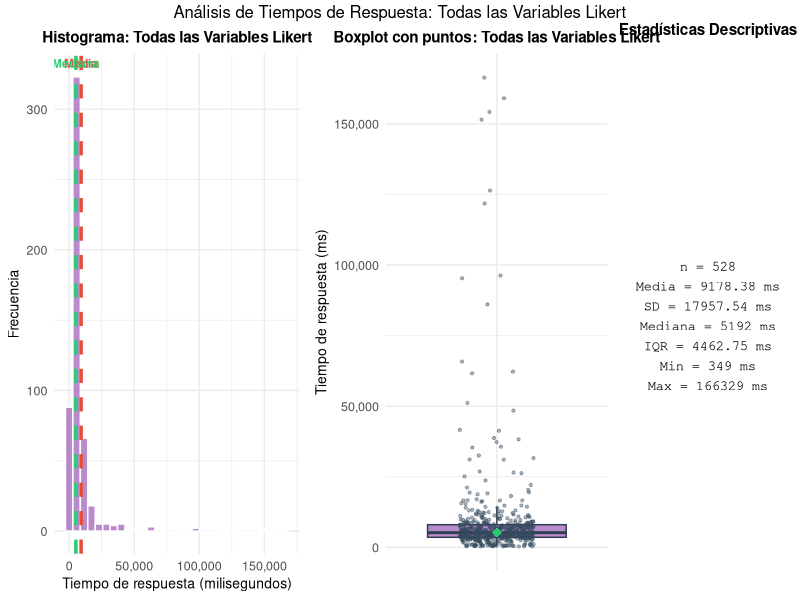
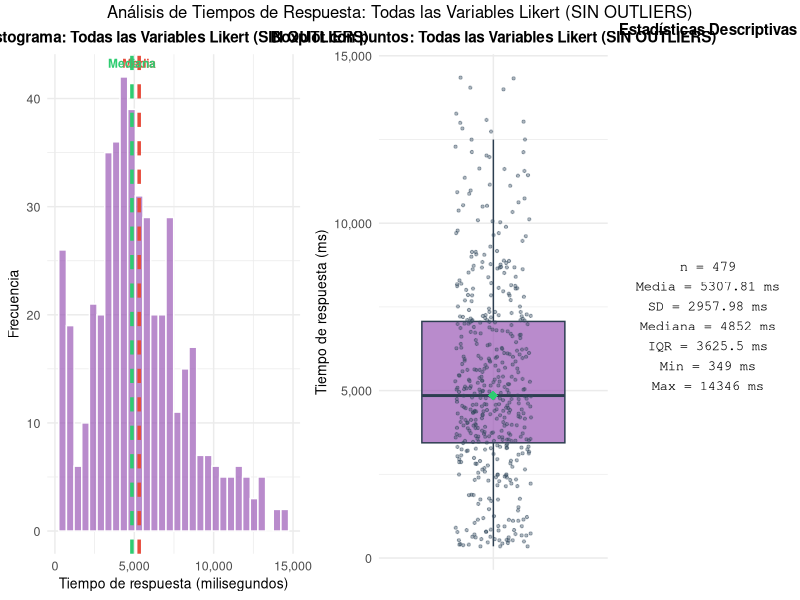
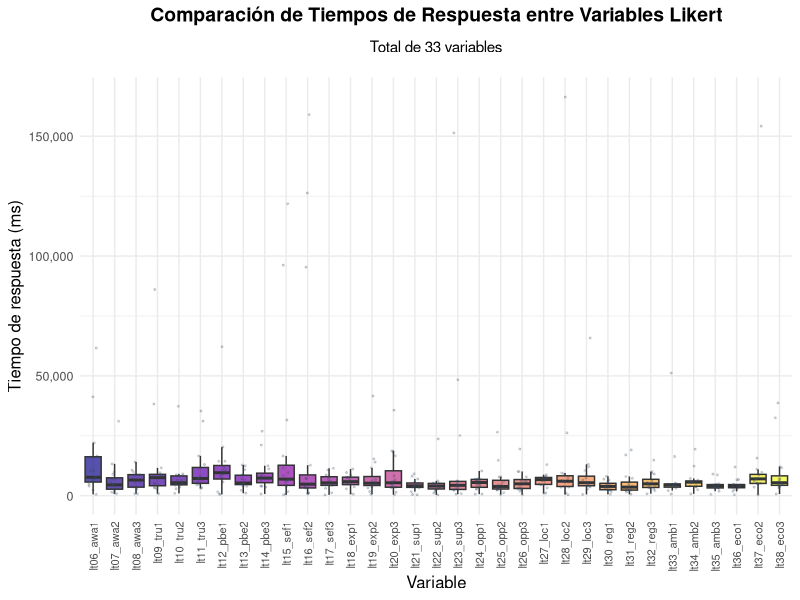
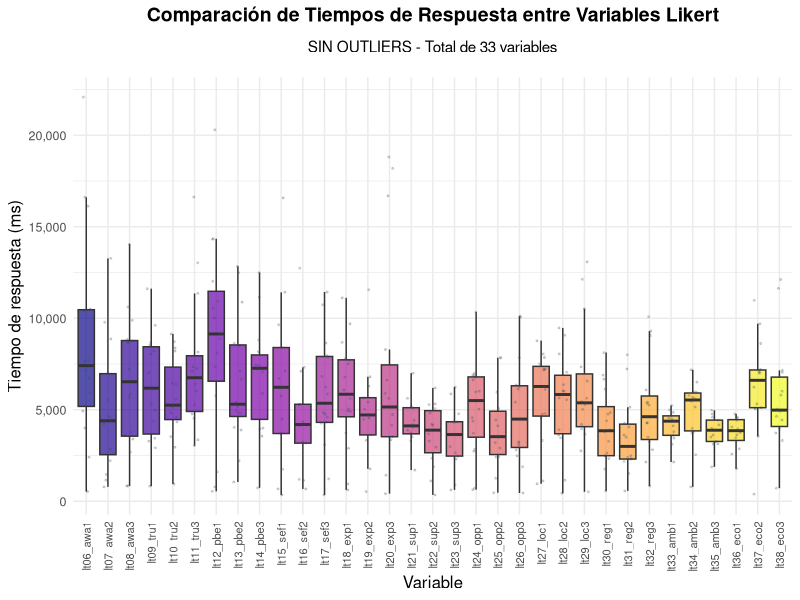
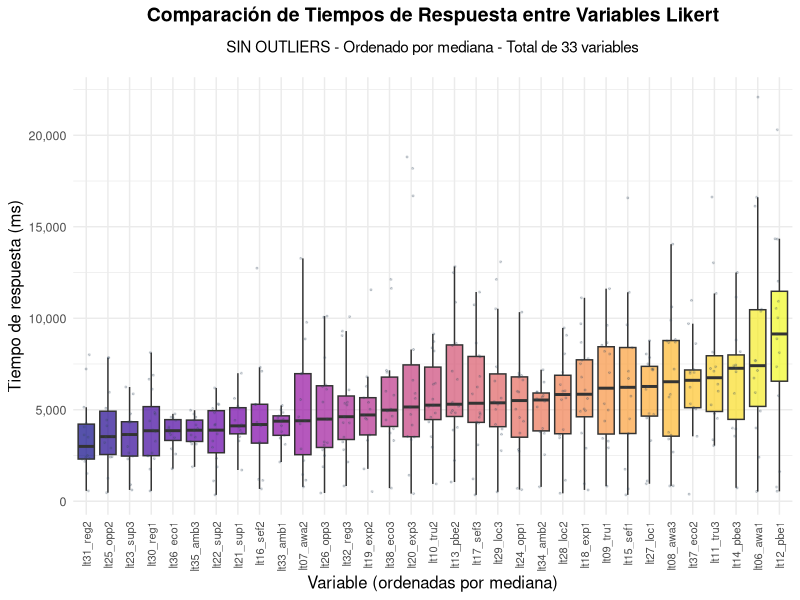
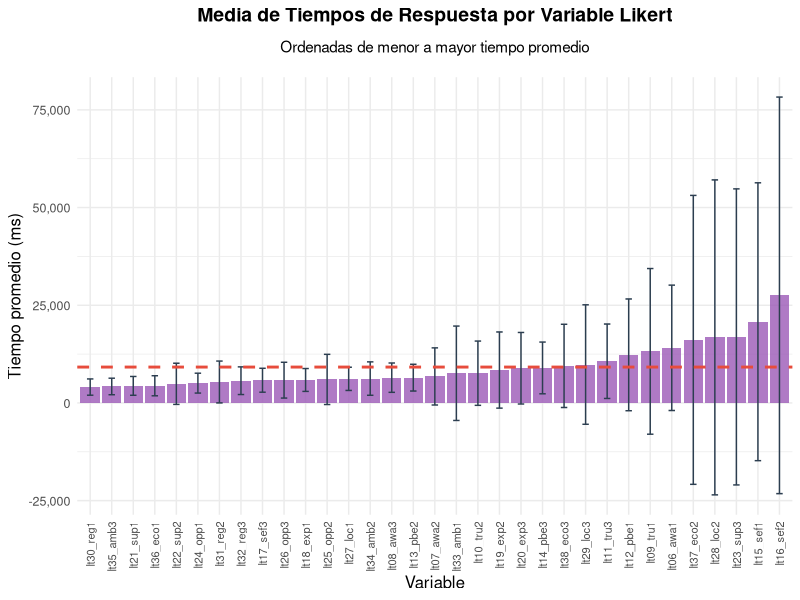
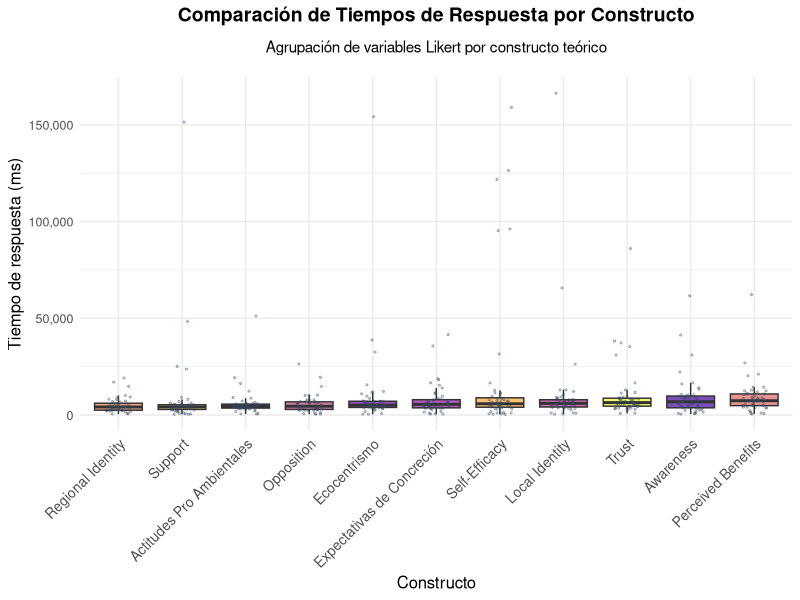
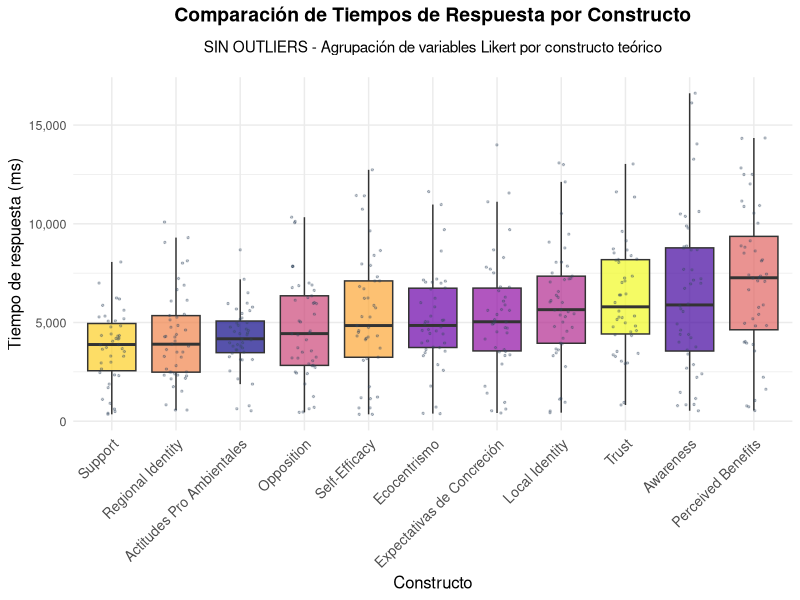

Write R code to recreate these figures, in order.
# =============================================================================
# Análisis de Tiempos de Respuesta - Variables Likert
# =============================================================================

# Cargar librerías necesarias
if (!require("tidyverse")) install.packages("tidyverse", dependencies = TRUE)
if (!require("ggplot2")) install.packages("ggplot2", dependencies = TRUE)
if (!require("gridExtra")) install.packages("gridExtra", dependencies = TRUE)
if (!require("scales")) install.packages("scales", dependencies = TRUE)
if (!require("viridis")) install.packages("viridis", dependencies = TRUE)

library(tidyverse)
library(ggplot2)
library(gridExtra)
library(scales)
library(viridis)

# Cargar datos
datos <- read.csv("mapa-eh2-rt-anon.csv", stringsAsFactors = FALSE)

# Identificar variables Likert de tiempo de respuesta
# Variables que empiezan con "lt" son Likert
vars_likert <- c(
  "lt06_awa1", "lt07_awa2", "lt08_awa3",
  "lt09_tru1", "lt10_tru2", "lt11_tru3",
  "lt12_pbe1", "lt13_pbe2", "lt14_pbe3",
  "lt15_sef1", "lt16_sef2", "lt17_sef3",
  "lt18_exp1", "lt19_exp2", "lt20_exp3",
  "lt21_sup1", "lt22_sup2", "lt23_sup3",
  "lt24_opp1", "lt25_opp2", "lt26_opp3",
  "lt27_loc1", "lt28_loc2", "lt29_loc3",
  "lt30_reg1", "lt31_reg2", "lt32_reg3",
  "lt33_amb1", "lt34_amb2", "lt35_amb3",
  "lt36_eco1", "lt37_eco2", "lt38_eco3"
)

# Verificar que las variables existen
vars_existentes <- vars_likert[vars_likert %in% names(datos)]
cat("Variables Likert encontradas:", length(vars_existentes), "de", length(vars_likert), "\n")
cat("Variables:", paste(vars_existentes, collapse = ", "), "\n\n")

# Verificación de unidades: mostrar algunos ejemplos para confirmar si son ms o seg
cat("=== VERIFICACIÓN DE UNIDADES ===\n")
cat("Mostrando algunos valores de ejemplo para verificar unidades:\n")
# Muestra solo las primeras 3 variables para no saturar
for (var in head(vars_existentes, 3)) {
  valores <- as.numeric(datos[[var]])
  valores <- valores[!is.na(valores) & valores > 0]
  if (length(valores) > 0) {
    ejemplos <- head(sort(valores), 5)
    cat("\n", var, ":\n")
    cat("  Ejemplos (5 menores):", paste(round(ejemplos, 2), collapse = ", "), "\n")
    cat("  Si son milisegundos:", paste(round(ejemplos/1000, 2), "seg", collapse = ", "), "\n")
    cat("  Si son segundos:", paste(round(ejemplos/60, 2), "min", collapse = ", "), "\n")
    cat("  Mediana:", round(median(valores), 2), "\n")
    if (median(valores) < 10000) {
      cat("  -> Parece que son MILISEGUNDOS (mediana =", round(median(valores)/1000, 2), "seg)\n")
    } else {
      cat("  -> Podrían ser SEGUNDOS (mediana =", round(median(valores)/60, 2), "min)\n")
    }
  }
}
cat("\n")

# Función para calcular estadísticas descriptivas
calcular_estadisticas <- function(x, nombre_var) {
  x_limpio <- as.numeric(x)
  x_limpio <- x_limpio[!is.na(x_limpio) & x_limpio > 0]  # Eliminar NAs y valores no válidos
  
  if (length(x_limpio) == 0) {
    return(data.frame(
      variable = nombre_var,
      n = 0,
      media = NA,
      sd = NA,
      mediana = NA,
      q25 = NA,
      q75 = NA,
      iqr = NA,
      min = NA,
      max = NA
    ))
  }
  
  data.frame(
    variable = nombre_var,
    n = length(x_limpio),
    media = mean(x_limpio),
    sd = sd(x_limpio),
    mediana = median(x_limpio),
    q25 = quantile(x_limpio, 0.25),
    q75 = quantile(x_limpio, 0.75),
    iqr = IQR(x_limpio),
    min = min(x_limpio),
    max = max(x_limpio)
  )
}

# Función para identificar outliers usando IQR
identificar_outliers <- function(x) {
  Q1 <- quantile(x, 0.25, na.rm = TRUE)
  Q3 <- quantile(x, 0.75, na.rm = TRUE)
  IQR_val <- IQR(x, na.rm = TRUE)
  limite_inferior <- Q1 - 1.5 * IQR_val
  limite_superior <- Q3 + 1.5 * IQR_val
  return(x >= limite_inferior & x <= limite_superior)
}

# Calcular estadísticas para cada variable Likert
cat("Calculando estadísticas por variable...\n")
estadisticas_individuales <- map_dfr(vars_existentes, function(var) {
  calcular_estadisticas(datos[[var]], var)
})

# Imprimir estadísticas individuales (resumen)
cat("=== ESTADÍSTICAS POR VARIABLE (Resumen) ===\n")
print(estadisticas_individuales %>% 
  select(variable, n, media, mediana, sd, min, max) %>%
  arrange(media))
cat("\n")

# Guardar estadísticas completas
write.csv(
  estadisticas_individuales,
  file = "estadisticas_likert_individuales.csv",
  row.names = FALSE
)
cat("Estadísticas guardadas: estadisticas_likert_individuales.csv\n\n")

# Combinar todos los tiempos de respuesta de variables Likert
todos_tiempos <- datos %>%
  select(all_of(vars_existentes)) %>%
  pivot_longer(cols = everything(), names_to = "variable", values_to = "tiempo") %>%
  mutate(tiempo = as.numeric(tiempo)) %>%
  filter(!is.na(tiempo) & tiempo > 0)

# Estadísticas combinadas
estadisticas_combinadas <- calcular_estadisticas(todos_tiempos$tiempo, "Todas las Likert")
cat("=== ESTADÍSTICAS COMBINADAS (Todas las variables Likert) ===\n")
print(estadisticas_combinadas)
cat("\n")

# Función para crear gráfico combinado (histograma + boxplot con puntos)
crear_grafico_combinado <- function(data, var_name, titulo) {
  # Preparar datos
  data_limpio <- data %>%
    filter(!is.na(tiempo) & tiempo > 0)
  
  if (nrow(data_limpio) == 0) {
    return(NULL)
  }
  
  # Calcular estadísticas para el gráfico
  stats <- calcular_estadisticas(data_limpio$tiempo, var_name)
  
  # Crear histograma
  hist_plot <- ggplot(data_limpio, aes(x = tiempo)) +
    geom_histogram(bins = 30, fill = "#9B59B6", color = "white", alpha = 0.7) +
    geom_vline(xintercept = stats$media, color = "#E74C3C", linetype = "dashed", linewidth = 1.2) +
    geom_vline(xintercept = stats$mediana, color = "#2ECC71", linetype = "dashed", linewidth = 1.2) +
    annotate("text", x = stats$media, y = Inf, label = "Media", 
             color = "#E74C3C", vjust = 1.5, hjust = 0.5, size = 3, fontface = "bold") +
    annotate("text", x = stats$mediana, y = Inf, label = "Mediana", 
             color = "#2ECC71", vjust = 1.5, hjust = 0.5, size = 3, fontface = "bold") +
    labs(
      title = paste0("Histograma: ", titulo),
      x = "Tiempo de respuesta (milisegundos)",
      y = "Frecuencia"
    ) +
    theme_minimal() +
    theme(
      plot.title = element_text(size = 11, face = "bold", hjust = 0.5),
      axis.text = element_text(size = 9),
      axis.title = element_text(size = 10)
    ) +
    scale_x_continuous(labels = comma)
  
  # Crear boxplot con puntos individuales
  box_plot <- ggplot(data_limpio, aes(x = "", y = tiempo)) +
    geom_boxplot(
      fill = "#9B59B6",
      color = "#2C3E50",
      alpha = 0.7,
      outlier.shape = NA  # Ocultar outliers del boxplot para mostrarlos como puntos
    ) +
    geom_jitter(
      width = 0.2,
      height = 0,
      alpha = 0.4,
      color = "#34495E",
      size = 0.8
    ) +
    geom_point(
      data = data.frame(x = "", y = stats$mediana),
      aes(x = x, y = y),
      color = "#2ECC71",
      size = 3,
      shape = 18
    ) +
    labs(
      title = paste0("Boxplot con puntos: ", titulo),
      x = "",
      y = "Tiempo de respuesta (ms)"
    ) +
    theme_minimal() +
    theme(
      plot.title = element_text(size = 11, face = "bold", hjust = 0.5),
      axis.text.x = element_blank(),
      axis.text.y = element_text(size = 9),
      axis.title = element_text(size = 10),
      axis.ticks.x = element_blank()
    ) +
    scale_y_continuous(labels = comma)
  
  # Crear tabla de estadísticas
  stats_text <- paste0(
    "n = ", stats$n, "\n",
    "Media = ", round(stats$media, 2), " ms\n",
    "SD = ", round(stats$sd, 2), " ms\n",
    "Mediana = ", round(stats$mediana, 2), " ms\n",
    "IQR = ", round(stats$iqr, 2), " ms\n",
    "Min = ", round(stats$min, 2), " ms\n",
    "Max = ", round(stats$max, 2), " ms"
  )
  
  stats_table <- ggplot() +
    annotate(
      "text",
      x = 0.5,
      y = 0.5,
      label = stats_text,
      size = 3.5,
      hjust = 0.5,
      vjust = 0.5,
      family = "mono"
    ) +
    theme_void() +
    labs(title = "Estadísticas Descriptivas") +
    theme(
      plot.title = element_text(size = 11, face = "bold", hjust = 0.5, margin = margin(b = 10))
    )
  
  # Combinar gráficos
  grid.arrange(
    hist_plot,
    box_plot,
    stats_table,
    ncol = 3,
    widths = c(2, 2, 1.2),
    top = paste0("Análisis de Tiempos de Respuesta: ", titulo)
  )
}

# Crear gráfico combinado para todas las variables Likert juntas
cat("Generando gráfico combinado (todas las variables Likert)...\n\n")

png(
  filename = "grafico_todas_likert.png",
  width = 14,
  height = 5,
  units = "in",
  res = 300
)

crear_grafico_combinado(todos_tiempos, "Todas", "Todas las Variables Likert")

dev.off()

cat("Gráfico guardado: grafico_todas_likert.png\n\n")

# Versión sin outliers del gráfico combinado
cat("Generando gráfico combinado SIN OUTLIERS...\n\n")

# Identificar outliers en todos los tiempos combinados
todos_tiempos_sin_outliers_combinado <- todos_tiempos %>%
  filter(identificar_outliers(tiempo))

png(
  filename = "grafico_todas_likert_sin_outliers.png",
  width = 14,
  height = 5,
  units = "in",
  res = 300
)

crear_grafico_combinado(todos_tiempos_sin_outliers_combinado, "Todas", "Todas las Variables Likert (SIN OUTLIERS)")

dev.off()

cat("Gráfico guardado: grafico_todas_likert_sin_outliers.png\n\n")

# Crear gráfico comparativo: todas las variables en un solo panel
cat("Generando gráfico comparativo...\n\n")

# Boxplot comparativo (con rotación de etiquetas para que se vean)
boxplot_comparativo <- ggplot(todos_tiempos, aes(x = variable, y = tiempo, fill = variable)) +
  geom_boxplot(alpha = 0.7, outlier.shape = NA) +
  geom_jitter(width = 0.2, alpha = 0.2, size = 0.4, color = "#34495E") +
  scale_fill_viridis_d(option = "plasma", guide = "none") +
  labs(
    title = "Comparación de Tiempos de Respuesta entre Variables Likert",
    subtitle = paste("Total de", length(vars_existentes), "variables"),
    x = "Variable",
    y = "Tiempo de respuesta (ms)"
  ) +
  theme_minimal() +
  theme(
    plot.title = element_text(size = 14, face = "bold", hjust = 0.5, margin = margin(b = 10)),
    plot.subtitle = element_text(size = 11, hjust = 0.5, margin = margin(b = 15)),
    axis.text.x = element_text(angle = 90, hjust = 1, vjust = 0.5, size = 8),
    axis.text.y = element_text(size = 9),
    axis.title = element_text(size = 12),
    legend.position = "none"
  ) +
  scale_y_continuous(labels = comma)

# Guardar gráfico comparativo
png(
  filename = "grafico_comparativo_likert.png",
  width = 16,
  height = 8,
  units = "in",
  res = 300
)

print(boxplot_comparativo)
dev.off()

cat("Gráfico guardado: grafico_comparativo_likert.png\n\n")

# Versión sin outliers del gráfico comparativo
cat("Generando gráfico comparativo SIN OUTLIERS...\n\n")

# Identificar outliers por variable
todos_tiempos_sin_outliers <- todos_tiempos %>%
  group_by(variable) %>%
  mutate(es_outlier = !identificar_outliers(tiempo)) %>%
  ungroup() %>%
  filter(!es_outlier)

boxplot_comparativo_sin_outliers <- ggplot(todos_tiempos_sin_outliers, aes(x = variable, y = tiempo, fill = variable)) +
  geom_boxplot(alpha = 0.7, outlier.shape = NA) +
  geom_jitter(width = 0.2, alpha = 0.2, size = 0.4, color = "#34495E") +
  scale_fill_viridis_d(option = "plasma", guide = "none") +
  labs(
    title = "Comparación de Tiempos de Respuesta entre Variables Likert",
    subtitle = paste("SIN OUTLIERS - Total de", length(vars_existentes), "variables"),
    x = "Variable",
    y = "Tiempo de respuesta (ms)"
  ) +
  theme_minimal() +
  theme(
    plot.title = element_text(size = 14, face = "bold", hjust = 0.5, margin = margin(b = 10)),
    plot.subtitle = element_text(size = 11, hjust = 0.5, margin = margin(b = 15)),
    axis.text.x = element_text(angle = 90, hjust = 1, vjust = 0.5, size = 8),
    axis.text.y = element_text(size = 9),
    axis.title = element_text(size = 12),
    legend.position = "none"
  ) +
  scale_y_continuous(labels = comma)

png(
  filename = "grafico_comparativo_likert_sin_outliers.png",
  width = 16,
  height = 8,
  units = "in",
  res = 300
)

print(boxplot_comparativo_sin_outliers)
dev.off()

cat("Gráfico guardado: grafico_comparativo_likert_sin_outliers.png\n\n")

# Versión ordenada por mediana del gráfico comparativo sin outliers
cat("Generando gráfico comparativo SIN OUTLIERS ordenado por mediana...\n\n")

# Calcular medianas por variable para ordenar
medianas_por_variable <- todos_tiempos_sin_outliers %>%
  group_by(variable) %>%
  summarise(mediana = median(tiempo), .groups = "drop") %>%
  arrange(mediana)

# Crear factor ordenado por mediana
todos_tiempos_sin_outliers_ordenado <- todos_tiempos_sin_outliers %>%
  mutate(
    variable_ordenada = factor(variable, levels = medianas_por_variable$variable)
  )

boxplot_comparativo_sin_outliers_ordenado <- ggplot(
  todos_tiempos_sin_outliers_ordenado, 
  aes(x = variable_ordenada, y = tiempo, fill = variable_ordenada)
) +
  geom_boxplot(alpha = 0.7, outlier.shape = NA) +
  geom_jitter(width = 0.2, alpha = 0.2, size = 0.4, color = "#34495E") +
  scale_fill_viridis_d(option = "plasma", guide = "none") +
  labs(
    title = "Comparación de Tiempos de Respuesta entre Variables Likert",
    subtitle = paste("SIN OUTLIERS - Ordenado por mediana - Total de", length(vars_existentes), "variables"),
    x = "Variable (ordenadas por mediana)",
    y = "Tiempo de respuesta (ms)"
  ) +
  theme_minimal() +
  theme(
    plot.title = element_text(size = 14, face = "bold", hjust = 0.5, margin = margin(b = 10)),
    plot.subtitle = element_text(size = 11, hjust = 0.5, margin = margin(b = 15)),
    axis.text.x = element_text(angle = 90, hjust = 1, vjust = 0.5, size = 8),
    axis.text.y = element_text(size = 9),
    axis.title = element_text(size = 12),
    legend.position = "none"
  ) +
  scale_y_continuous(labels = comma)

png(
  filename = "grafico_comparativo_likert_sin_outliers_ordenado_mediana.png",
  width = 16,
  height = 8,
  units = "in",
  res = 300
)

print(boxplot_comparativo_sin_outliers_ordenado)
dev.off()

cat("Gráfico guardado: grafico_comparativo_likert_sin_outliers_ordenado_mediana.png\n\n")

# Crear gráfico de distribución de medias por variable
cat("Generando gráfico de distribución de medias...\n\n")

medias_plot <- estadisticas_individuales %>%
  ggplot(aes(x = reorder(variable, media), y = media)) +
  geom_bar(stat = "identity", fill = "#9B59B6", alpha = 0.8) +
  geom_errorbar(
    aes(ymin = media - sd, ymax = media + sd),
    width = 0.3,
    color = "#2C3E50",
    linewidth = 0.5
  ) +
  geom_hline(
    yintercept = mean(estadisticas_individuales$media, na.rm = TRUE),
    color = "#E74C3C",
    linetype = "dashed",
    linewidth = 1
  ) +
  labs(
    title = "Media de Tiempos de Respuesta por Variable Likert",
    subtitle = "Ordenadas de menor a mayor tiempo promedio",
    x = "Variable",
    y = "Tiempo promedio (ms)"
  ) +
  theme_minimal() +
  theme(
    plot.title = element_text(size = 14, face = "bold", hjust = 0.5, margin = margin(b = 10)),
    plot.subtitle = element_text(size = 11, hjust = 0.5, margin = margin(b = 15)),
    axis.text.x = element_text(angle = 90, hjust = 1, vjust = 0.5, size = 8),
    axis.text.y = element_text(size = 9),
    axis.title = element_text(size = 12)
  ) +
  scale_y_continuous(labels = comma)

png(
  filename = "barras_medias_likert.png",
  width = 16,
  height = 8,
  units = "in",
  res = 300
)

print(medias_plot)
dev.off()

cat("Gráfico guardado: barras_medias_likert.png\n\n")

# Agrupar variables por constructo (si es posible identificar patrones)
# Extraer el constructo de cada variable (awa, tru, pbe, sef, exp, sup, opp, loc, reg, amb, eco)
estadisticas_individuales <- estadisticas_individuales %>%
  mutate(
    constructo = case_when(
      str_detect(variable, "awa") ~ "Awareness",
      str_detect(variable, "tru") ~ "Trust",
      str_detect(variable, "pbe") ~ "Perceived Benefits",
      str_detect(variable, "sef") ~ "Self-Efficacy",
      str_detect(variable, "exp") ~ "Expectativas de Concreción",
      str_detect(variable, "sup") ~ "Support",
      str_detect(variable, "opp") ~ "Opposition",
      str_detect(variable, "loc") ~ "Local Identity",
      str_detect(variable, "reg") ~ "Regional Identity",
      str_detect(variable, "amb") ~ "Actitudes Pro Ambientales",
      str_detect(variable, "eco") ~ "Ecocentrismo",
      TRUE ~ "Otro"
    )
  )

# Estadísticas por constructo
estadisticas_constructo <- todos_tiempos %>%
  mutate(
    constructo = case_when(
      str_detect(variable, "awa") ~ "Awareness",
      str_detect(variable, "tru") ~ "Trust",
      str_detect(variable, "pbe") ~ "Perceived Benefits",
      str_detect(variable, "sef") ~ "Self-Efficacy",
      str_detect(variable, "exp") ~ "Expectativas de Concreción",
      str_detect(variable, "sup") ~ "Support",
      str_detect(variable, "opp") ~ "Opposition",
      str_detect(variable, "loc") ~ "Local Identity",
      str_detect(variable, "reg") ~ "Regional Identity",
      str_detect(variable, "amb") ~ "Actitudes Pro Ambientales",
      str_detect(variable, "eco") ~ "Ecocentrismo",
      TRUE ~ "Otro"
    )
  ) %>%
  group_by(constructo) %>%
  summarise(
    n = n(),
    media = mean(tiempo),
    mediana = median(tiempo),
    sd = sd(tiempo),
    .groups = "drop"
  ) %>%
  arrange(media)

cat("=== ESTADÍSTICAS POR CONSTRUCTO ===\n")
print(estadisticas_constructo)
cat("\n")

# Gráfico comparativo por constructo
constructo_plot <- todos_tiempos %>%
  mutate(
    constructo = case_when(
      str_detect(variable, "awa") ~ "Awareness",
      str_detect(variable, "tru") ~ "Trust",
      str_detect(variable, "pbe") ~ "Perceived Benefits",
      str_detect(variable, "sef") ~ "Self-Efficacy",
      str_detect(variable, "exp") ~ "Expectativas de Concreción",
      str_detect(variable, "sup") ~ "Support",
      str_detect(variable, "opp") ~ "Opposition",
      str_detect(variable, "loc") ~ "Local Identity",
      str_detect(variable, "reg") ~ "Regional Identity",
      str_detect(variable, "amb") ~ "Actitudes Pro Ambientales",
      str_detect(variable, "eco") ~ "Ecocentrismo",
      TRUE ~ "Otro"
    )
  ) %>%
  ggplot(aes(x = reorder(constructo, tiempo, median), y = tiempo, fill = constructo)) +
  geom_boxplot(alpha = 0.7, outlier.shape = NA) +
  geom_jitter(width = 0.2, alpha = 0.3, size = 0.5, color = "#34495E") +
  scale_fill_viridis_d(option = "plasma", guide = "none") +
  labs(
    title = "Comparación de Tiempos de Respuesta por Constructo",
    subtitle = "Agrupación de variables Likert por constructo teórico",
    x = "Constructo",
    y = "Tiempo de respuesta (ms)"
  ) +
  theme_minimal() +
  theme(
    plot.title = element_text(size = 14, face = "bold", hjust = 0.5, margin = margin(b = 10)),
    plot.subtitle = element_text(size = 11, hjust = 0.5, margin = margin(b = 15)),
    axis.text.x = element_text(angle = 45, hjust = 1, size = 10),
    axis.text.y = element_text(size = 9),
    axis.title = element_text(size = 12),
    legend.position = "none"
  ) +
  scale_y_continuous(labels = comma)

png(
  filename = "grafico_constructos_likert.png",
  width = 12,
  height = 7,
  units = "in",
  res = 300
)

print(constructo_plot)
dev.off()

cat("Gráfico guardado: grafico_constructos_likert.png\n\n")

# Versión sin outliers del gráfico por constructo
cat("Generando gráfico por constructo SIN OUTLIERS...\n\n")

todos_tiempos_constructo_sin_outliers <- todos_tiempos %>%
  mutate(
    constructo = case_when(
      str_detect(variable, "awa") ~ "Awareness",
      str_detect(variable, "tru") ~ "Trust",
      str_detect(variable, "pbe") ~ "Perceived Benefits",
      str_detect(variable, "sef") ~ "Self-Efficacy",
      str_detect(variable, "exp") ~ "Expectativas de Concreción",
      str_detect(variable, "sup") ~ "Support",
      str_detect(variable, "opp") ~ "Opposition",
      str_detect(variable, "loc") ~ "Local Identity",
      str_detect(variable, "reg") ~ "Regional Identity",
      str_detect(variable, "amb") ~ "Actitudes Pro Ambientales",
      str_detect(variable, "eco") ~ "Ecocentrismo",
      TRUE ~ "Otro"
    )
  ) %>%
  group_by(constructo) %>%
  mutate(es_outlier = !identificar_outliers(tiempo)) %>%
  ungroup() %>%
  filter(!es_outlier)

constructo_plot_sin_outliers <- todos_tiempos_constructo_sin_outliers %>%
  ggplot(aes(x = reorder(constructo, tiempo, median), y = tiempo, fill = constructo)) +
  geom_boxplot(alpha = 0.7, outlier.shape = NA) +
  geom_jitter(width = 0.2, alpha = 0.3, size = 0.5, color = "#34495E") +
  scale_fill_viridis_d(option = "plasma", guide = "none") +
  labs(
    title = "Comparación de Tiempos de Respuesta por Constructo",
    subtitle = "SIN OUTLIERS - Agrupación de variables Likert por constructo teórico",
    x = "Constructo",
    y = "Tiempo de respuesta (ms)"
  ) +
  theme_minimal() +
  theme(
    plot.title = element_text(size = 14, face = "bold", hjust = 0.5, margin = margin(b = 10)),
    plot.subtitle = element_text(size = 11, hjust = 0.5, margin = margin(b = 15)),
    axis.text.x = element_text(angle = 45, hjust = 1, size = 10),
    axis.text.y = element_text(size = 9),
    axis.title = element_text(size = 12),
    legend.position = "none"
  ) +
  scale_y_continuous(labels = comma)

png(
  filename = "grafico_constructos_likert_sin_outliers.png",
  width = 12,
  height = 7,
  units = "in",
  res = 300
)

print(constructo_plot_sin_outliers)
dev.off()

cat("Gráfico guardado: grafico_constructos_likert_sin_outliers.png\n\n")

cat("=== ANÁLISIS COMPLETADO ===\n")
cat("Revisa los gráficos generados para identificar posibles outliers.\n")
cat("Total de variables Likert analizadas:", length(vars_existentes), "\n")
